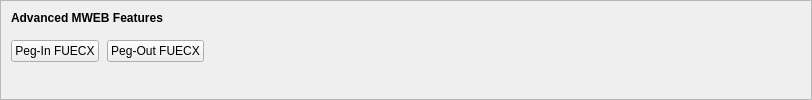
    <widget class="QFrame" name="frameMWEBFeatures">
     <property name="sizePolicy">
      <sizepolicy hsizetype="Expanding" vsizetype="Expanding">
       <horstretch>0</horstretch>
       <verstretch>0</verstretch>
      </sizepolicy>
     </property>
     <property name="maximumSize">
      <size>
       <width>16777215</width>
       <height>16777215</height>
      </size>
     </property>
     <property name="frameShape">
      <enum>QFrame::StyledPanel</enum>
     </property>
     <property name="frameShadow">
      <enum>QFrame::Sunken</enum>
     </property>
     <layout class="QVBoxLayout" name="verticalLayoutMWEBFeatures2">
      <property name="spacing">
       <number>0</number>
      </property>
      <property name="leftMargin">
       <number>0</number>
      </property>
      <property name="topMargin">
       <number>0</number>
      </property>
      <property name="rightMargin">
       <number>0</number>
      </property>
      <property name="bottomMargin">
       <number>6</number>
      </property>
      <item>
       <layout class="QVBoxLayout" name="verticalLayoutMWEBFeatures" stretch="0,0,1">
        <property name="spacing">
         <number>0</number>
        </property>
        <property name="leftMargin">
         <number>10</number>
        </property>
        <property name="topMargin">
         <number>10</number>
        </property>
        <item>
         <layout class="QHBoxLayout" name="horizontalLayoutMWEBFeatures1">
          <property name="bottomMargin">
           <number>15</number>
          </property>
          <item>
           <widget class="QLabel" name="labelMWEBFeatures">
            <property name="sizePolicy">
             <sizepolicy hsizetype="Preferred" vsizetype="Maximum">
              <horstretch>0</horstretch>
              <verstretch>0</verstretch>
             </sizepolicy>
            </property>
            <property name="font">
             <font>
              <weight>75</weight>
              <bold>true</bold>
             </font>
            </property>
            <property name="styleSheet">
             <string notr="true">font-weight:bold;</string>
            </property>
            <property name="text">
             <string>Advanced MWEB Features</string>
            </property>
           </widget>
          </item>
         </layout>
        </item>
        <item>
         <layout class="QHBoxLayout" name="horizontalLayoutMWEBFeatures2" stretch="0,0,0">
          <property name="spacing">
           <number>8</number>
          </property>
          <property name="bottomMargin">
           <number>10</number>
          </property>
          <item>
           <widget class="QPushButton" name="pushButtonMWEBPegIn">
            <property name="styleSheet">
             <string notr="true"/>
            </property>
            <property name="text">
             <string>Peg-In FUECX</string>
            </property>
            <property name="checkable">
             <bool>true</bool>
            </property>
            <property name="autoDefault">
             <bool>false</bool>
            </property>
           </widget>
          </item>
          <item>
           <widget class="QPushButton" name="pushButtonMWEBPegOut">
            <property name="styleSheet">
             <string notr="true"/>
            </property>
            <property name="text">
             <string>Peg-Out FUECX</string>
            </property>
            <property name="checkable">
             <bool>true</bool>
            </property>
            <property name="autoDefault">
             <bool>false</bool>
            </property>
           </widget>
          </item>
          <item>
           <spacer name="horizontalSpacerMWEBFeatures">
            <property name="orientation">
             <enum>Qt::Horizontal</enum>
            </property>
            <property name="sizeHint" stdset="0">
             <size>
              <width>40</width>
              <height>1</height>
             </size>
            </property>
           </spacer>
          </item>
         </layout>
        </item>
        <item>
         <spacer name="verticalSpacerMWEBFeatures">
          <property name="orientation">
           <enum>Qt::Vertical</enum>
          </property>
          <property name="sizeHint" stdset="0">
           <size>
            <width>800</width>
            <height>1</height>
           </size>
          </property>
         </spacer>
        </item>
       </layout>
      </item>
     </layout>
    </widget>
